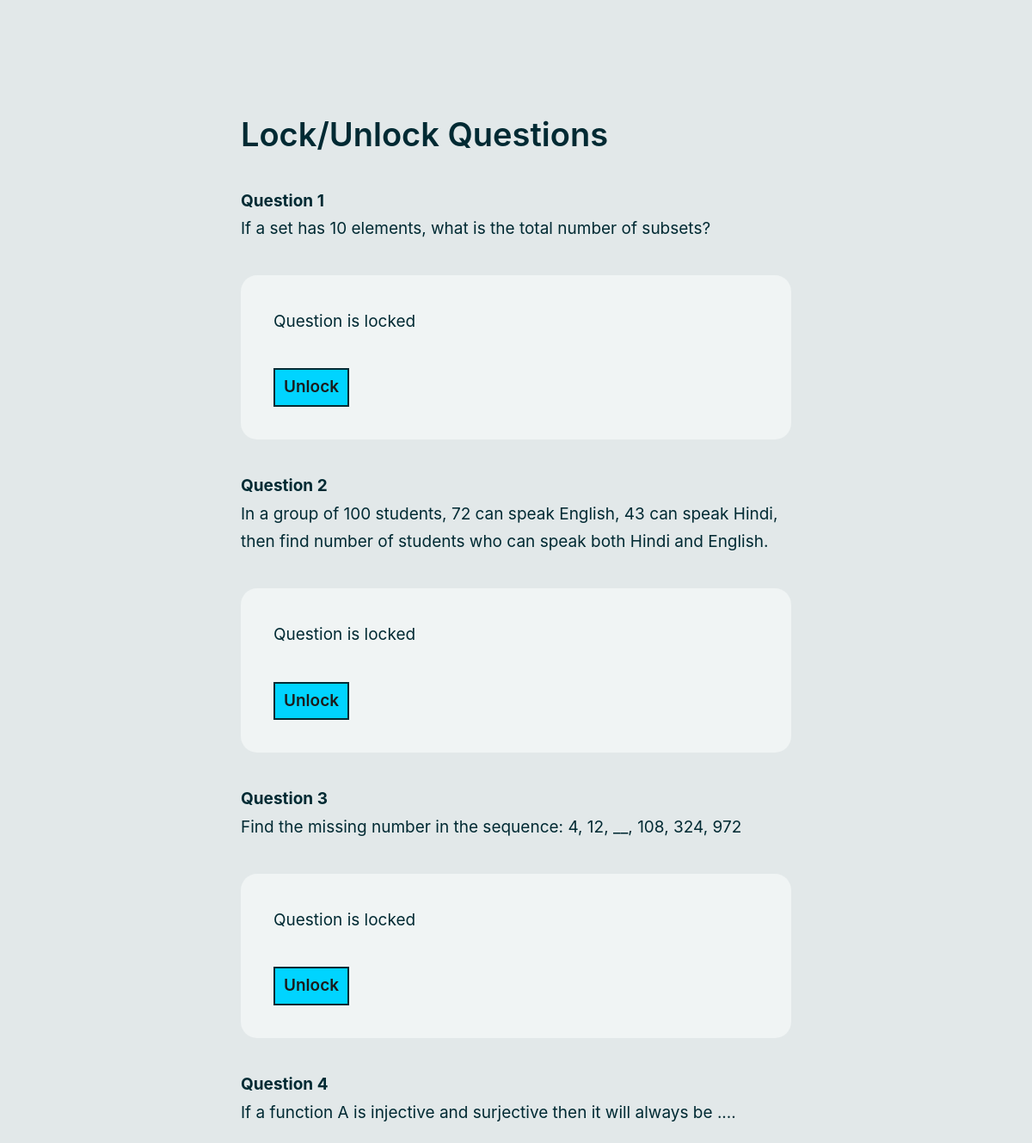
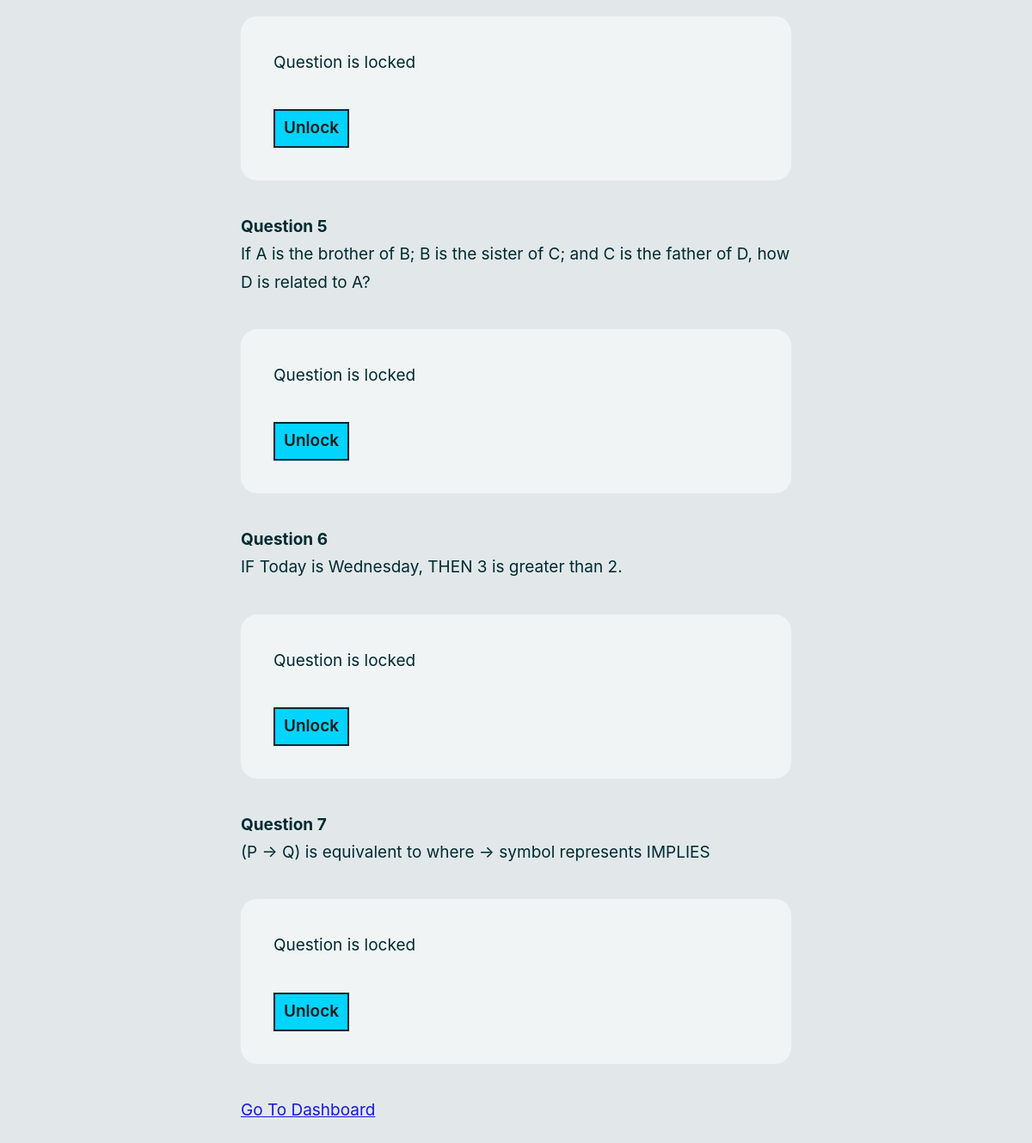
The app's page /quiz/lock_unlock_ques/2446 (signed in) with its own data (2 pictures, top to bottom).
### tables this page shows
CREATE TABLE Questions(
    question_id INTEGER NOT NULL,
    quiz_id INTEGER NOT NULL,
    question_type TEXT NOT NULL,
    question_text TEXT NOT NULL,
    lock BOOLEAN DEFAULT TRUE,
    duration TEXT,
    unlock_time TIMESTAMP,
    PRIMARY KEY (question_id, quiz_id),
    FOREIGN KEY (quiz_id) REFERENCES Quizzes (quiz_id) ON DELETE CASCADE
);

### quiz_app/quiz.py (the view, shortened to what this page needs)
@bp.route('/quiz/lock_unlock_ques/<int:quiz_id>', methods=['GET','POST'])
@admin_login_required
def lock_unlock_ques(quiz_id):
    db = get_db()
    questions = db.execute('SELECT * FROM Questions WHERE quiz_id = ?', (quiz_id,)).fetchall()
    return render_template('lock_unlock_ques.html', questions=questions, quiz_id=quiz_id)

### quiz_app/auth.py (called while the page is built)
@bp.before_app_request
def load_logged_in_user():
    user_id = session.get('user_id')
    admin_id = session.get('admin_id')
    if admin_id is None:
        g.admin = None
    else:
        g.admin = get_db().execute(
            'SELECT * FROM Admins WHERE admin_id = ?', (admin_id,)
        ).fetchone()
    if user_id is None:
        g.user = None
    else:
        g.user = get_db().execute(
            'SELECT * FROM Users WHERE id = ?', (user_id,)
        ).fetchone()

def admin_login_required(view):
    @functools.wraps(view)
    def wrapped_view(**kwargs):
        if g.admin is None:
            return redirect(url_for('auth.login_admin'))
        return view(**kwargs)
    return wrapped_view

### quiz_app/db.py (called while the page is built)
def get_db():
    if 'db' not in g:
        g.db = sqlite3.connect(
            current_app.config['DATABASE'],
            detect_types=sqlite3.PARSE_DECLTYPES
        )
        g.db.row_factory = sqlite3.Row
    return g.db

### templates/lock_unlock_ques.html (shortened to what this page needs)
{% extends 'base.html' %}
    {% block content %}
    <div class="container mt-5">
        <h2>Lock/Unlock Questions</h2>
        <div class="all-questions">
            {% for question in questions %}
            <div class="question">
                <h4>Question {{ question['question_id'] }}</h4>
                <p>{{ question['question_text'] }}</p>
                <form action="{{ url_for('quiz.lock_unlock_ques', quiz_id=quiz_id) }}" method="POST">
                    {% if question['lock'] %}
                        <p>Question is locked</p>
                    {% else %}
                        <p>Question is unlocked</p>
                    {% endif %}
                    <button type="submit" name="lock_unlock" class="btn btn-outline-danger">{{ 'Unlock' if question['lock'] else 'Lock' }}</button>
                </form>
            </div>
            {% endfor %}
            <a href="{{ url_for('interface.admin_dashboard') }}" class="btn btn-outline-primary">Go To Dashboard</a>
        </div>
    </div>
    {% endblock %}

### templates/base.html (shortened to what this page needs)
<!DOCTYPE html>
<html lang="en">
<head>
  <link rel="stylesheet" href="/static/bk.css">
</head>
<body>
  {% block content %}{% endblock %}
</body>
</html>

### records on screen
Questions: question_id "1", question_text "If a set has 10 elements, what is the total number of subsets?", shows "Question is locked", lock "Unlock"
Questions: question_id "2", question_text "In a group of 100 students, 72 can speak English, 43 can speak Hindi, then find number of students who can speak both Hindi and English.", shows "Question is locked", lock "Unlock"
Questions: question_id "3", question_text "Find the missing number in the sequence: 4, 12, __, 108, 324, 972", shows "Question is locked", lock "Unlock"
Questions: question_id "4", question_text "If a function A is injective and surjective then it will always be ....", shows "Question is locked", lock "Unlock"
Questions: question_id "5", question_text "If A is the brother of B; B is the sister of C; and C is the father of D, how D is related to A?", shows "Question is locked", lock "Unlock"
Questions: question_id "6", question_text "IF Today is Wednesday, THEN 3 is greater than 2.", shows "Question is locked", lock "Unlock"
Questions: question_id "7", question_text "(P -> Q) is equivalent to where -> symbol represents IMPLIES", shows "Question is locked", lock "Unlock"
